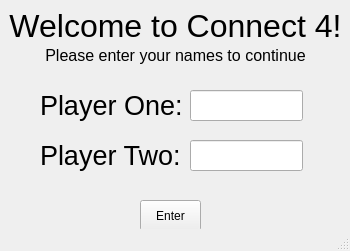
<?xml version="1.0" encoding="UTF-8"?>
<ui version="4.0">
 <class>window_intro</class>
 <widget class="QMainWindow" name="window_intro">
  <property name="geometry">
   <rect>
    <x>0</x>
    <y>0</y>
    <width>350</width>
    <height>251</height>
   </rect>
  </property>
  <property name="minimumSize">
   <size>
    <width>350</width>
    <height>250</height>
   </size>
  </property>
  <property name="windowTitle">
   <string>Welcome to Connect 4!</string>
  </property>
  <widget class="QWidget" name="centralwidget">
   <widget class="QLabel" name="label_player_name_one">
    <property name="geometry">
     <rect>
      <x>40</x>
      <y>90</y>
      <width>141</width>
      <height>31</height>
     </rect>
    </property>
    <property name="font">
     <font>
      <family>Arial</family>
      <pointsize>20</pointsize>
     </font>
    </property>
    <property name="text">
     <string>Player One:</string>
    </property>
   </widget>
   <widget class="QLabel" name="label_player_name_two">
    <property name="geometry">
     <rect>
      <x>40</x>
      <y>140</y>
      <width>141</width>
      <height>31</height>
     </rect>
    </property>
    <property name="font">
     <font>
      <family>Arial</family>
      <pointsize>20</pointsize>
     </font>
    </property>
    <property name="text">
     <string>Player Two:</string>
    </property>
   </widget>
   <widget class="QLineEdit" name="input_player_name_one">
    <property name="geometry">
     <rect>
      <x>190</x>
      <y>90</y>
      <width>113</width>
      <height>31</height>
     </rect>
    </property>
   </widget>
   <widget class="QLineEdit" name="input_player_name_two">
    <property name="geometry">
     <rect>
      <x>190</x>
      <y>140</y>
      <width>113</width>
      <height>31</height>
     </rect>
    </property>
   </widget>
   <widget class="QPushButton" name="button_enter">
    <property name="geometry">
     <rect>
      <x>140</x>
      <y>200</y>
      <width>61</width>
      <height>31</height>
     </rect>
    </property>
    <property name="text">
     <string>Enter</string>
    </property>
   </widget>
   <widget class="QLabel" name="label_title">
    <property name="geometry">
     <rect>
      <x>0</x>
      <y>0</y>
      <width>351</width>
      <height>51</height>
     </rect>
    </property>
    <property name="font">
     <font>
      <family>Arial</family>
      <pointsize>24</pointsize>
     </font>
    </property>
    <property name="text">
     <string>Welcome to Connect 4!</string>
    </property>
    <property name="alignment">
     <set>Qt::AlignCenter</set>
    </property>
   </widget>
   <widget class="QLabel" name="label_instructions">
    <property name="geometry">
     <rect>
      <x>30</x>
      <y>40</y>
      <width>291</width>
      <height>31</height>
     </rect>
    </property>
    <property name="font">
     <font>
      <family>Arial</family>
      <pointsize>12</pointsize>
     </font>
    </property>
    <property name="text">
     <string>Please enter your names to continue</string>
    </property>
    <property name="alignment">
     <set>Qt::AlignCenter</set>
    </property>
   </widget>
  </widget>
  <widget class="QMenuBar" name="menubar">
   <property name="geometry">
    <rect>
     <x>0</x>
     <y>0</y>
     <width>350</width>
     <height>18</height>
    </rect>
   </property>
  </widget>
  <widget class="QStatusBar" name="statusbar"/>
 </widget>
 <resources/>
 <connections/>
</ui>
